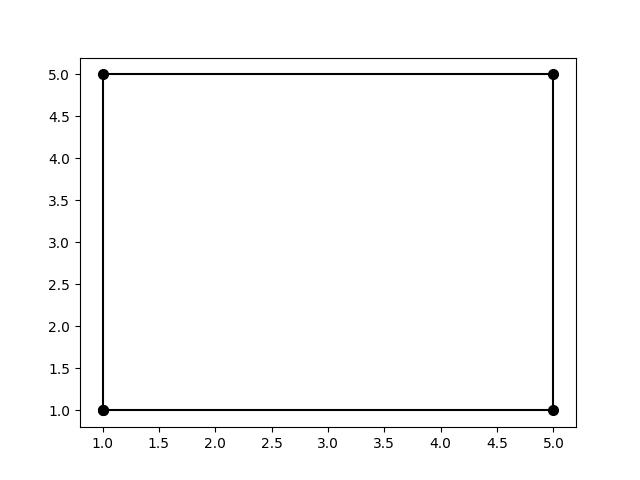

Source code (Python):
import matplotlib.pyplot as plt
import numpy as np

plt.plot([1, 1, 5, 5, 1], [1, 5, 5, 1, 1], marker = "o", ms = 7, color = "black")
plt.savefig("lec1.jpg")
